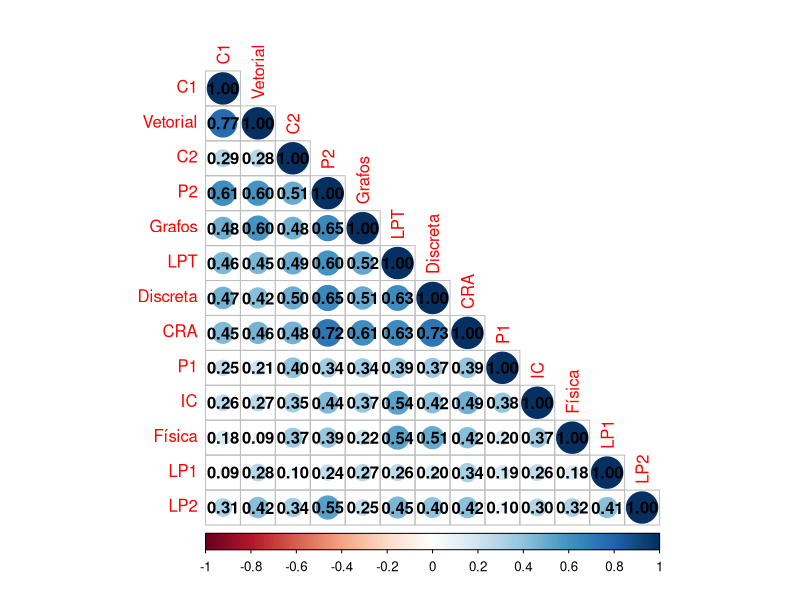
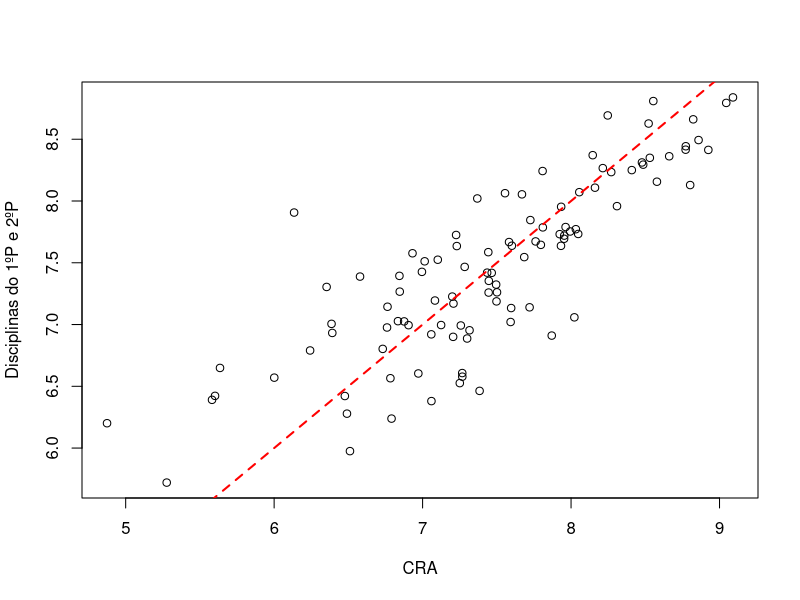
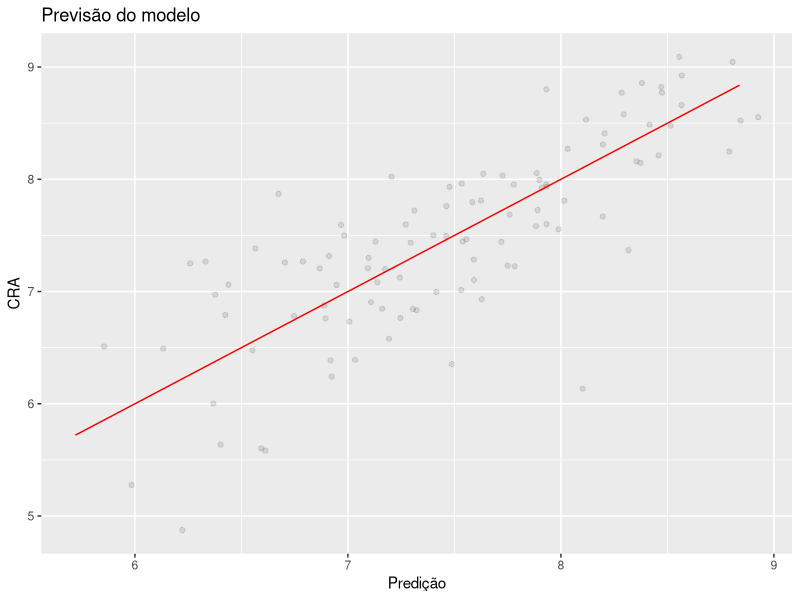
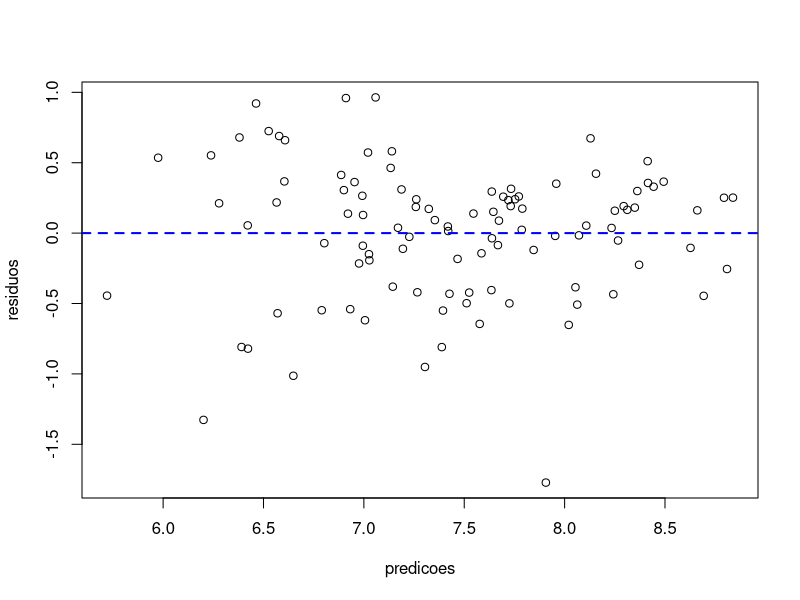
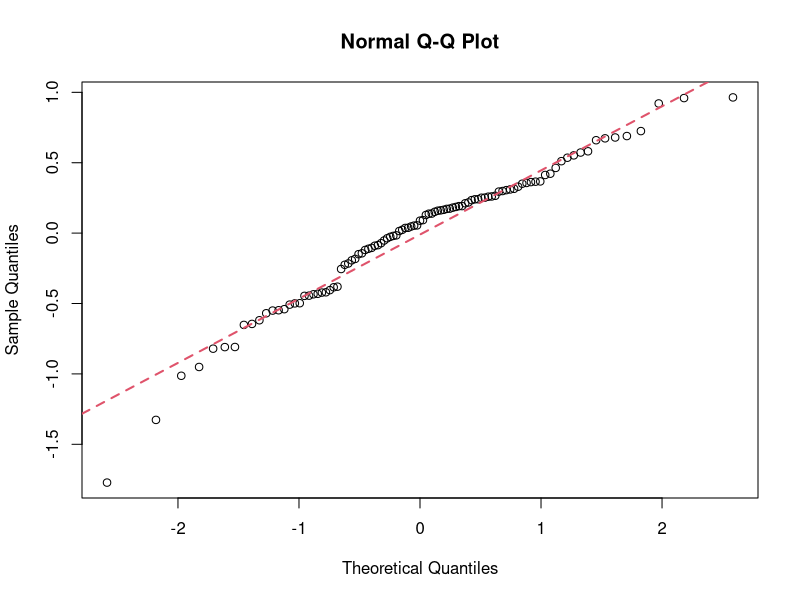
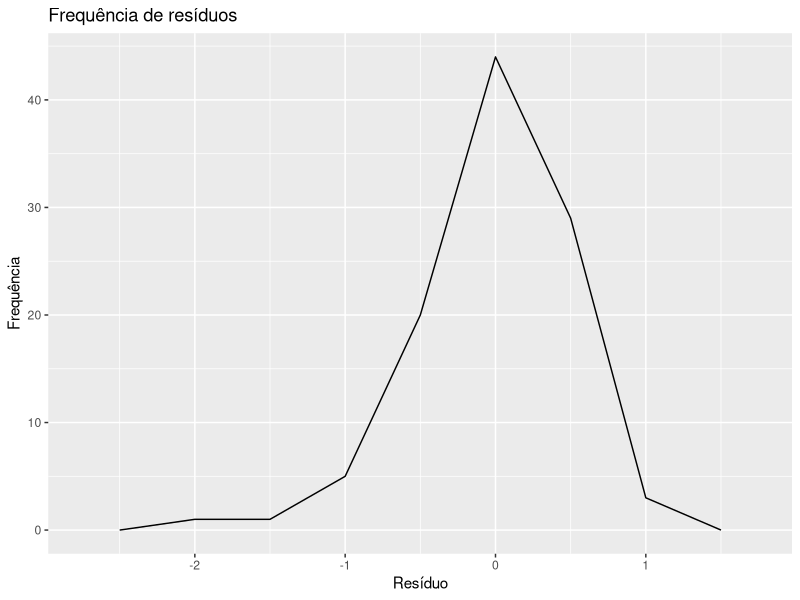
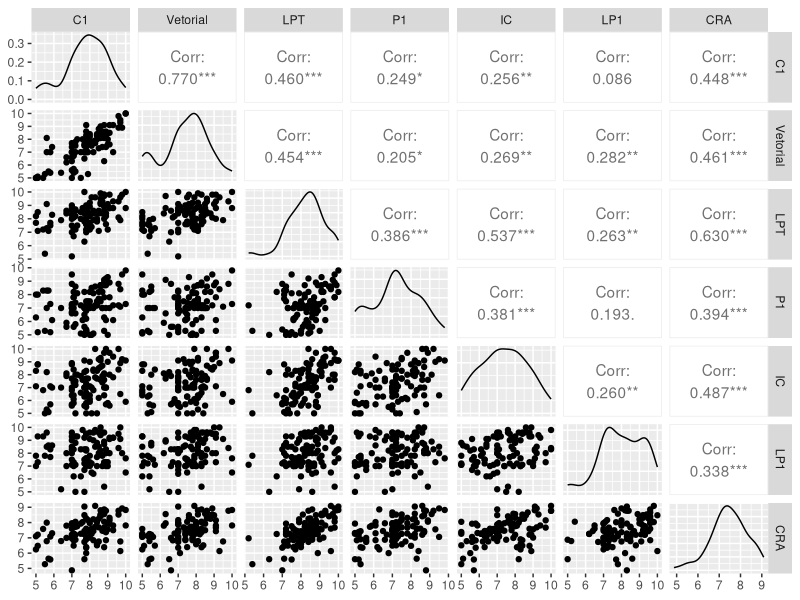
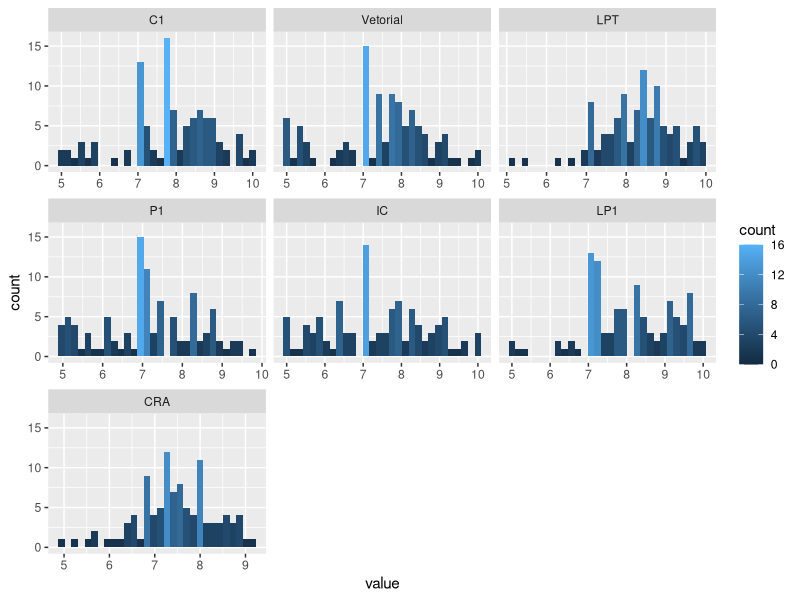

Here is the R script that generated these plots, in order:
## ---- chunk 1
library(dplyr)
library(reshape2)
library(GGally)
library(ggplot2)
library(corrplot)
## ---- chunk 2
dados <- read.csv("dados/graduados.csv")
## ---- chunk 3
#ordenando os dados pela matrícula
graduados <- dados %>%
  arrange(matricula)

#filtrando dados e removendo os NaNs
graduados.clean <- graduados %>%
  filter(!is.na(media))

#calculando CRA dos alunos e salvando numa coluna
graduados.cra <- graduados.clean %>%
  group_by(matricula) %>%
  mutate(cra.contrb = media*creditos) %>%
  summarise(cra = sum(cra.contrb)/sum(creditos))

#utilizando a função dcast para deixar o dataset na forma ideal para a análise
graduados.model.input <- graduados.clean %>%
  group_by(matricula, disciplina) %>%
  filter(media == max(media))%>%
  ungroup() %>%
  select(matricula, disciplina, media) %>%
  mutate(disciplina = as.factor(gsub(" ", ".", disciplina))) %>%
  dcast(matricula ~disciplina, mean) %>%
  merge(graduados.cra)
## ---- chunk 4

#selecionando cra e disciplinas do primeiro e segundo período
p1.p2 <- graduados.model.input %>%
  select(Laboratório.de.Programação.I, Programação.I, Introdução.à.Computação, Cálculo.Diferencial.e.Integral.I, Álgebra.Vetorial.e.Geometria.Analítica, Leitura.e.Produção.de.Textos, Cálculo.Diferencial.e.Integral.II, Matemática.Discreta, Programação.II, Teoria.dos.Grafos, Fundamentos.de.Física.Clássica, Laboratório.de.Programação.II, cra)

#renomeando colunas
colnames(p1.p2) <- c("C1", "Vetorial", "LPT", "P1", "IC", "LP1","C2", "Discreta", "P2", "Grafos", "Física", "LP2", "CRA")

#removendo NaNs
p1.p2 <- na.omit(p1.p2)

#calculando modelo linear
lm.p1p2 <-lm(CRA ~ ., p1.p2)

summary(lm.p1p2)
## ---- chunk 5
#calculando matriz de correlação
correlationMatrix <- cor(p1.p2)

#utlizamos a bibliota corrplot para montar o gráfico com as correlações
corrplot(correlationMatrix, method="circle", type="lower", order="hclust", addCoef.col = "black")
## ---- chunk 6
lm.p1p2.melhorado <-lm(CRA ~ . -LPT, p1.p2)
summary(lm.p1p2.melhorado)
## ---- chunk 7
lm.p1p2.melhorado2 <-lm(CRA ~ Discreta + P2 + Grafos + LP1, p1.p2)
summary(lm.p1p2.melhorado2)
## ---- chunk 8
predicoes = predict.lm(lm.p1p2.melhorado ,p1.p2)

#plot modelo
plot(p1.p2$CRA ,predicoes , xlab="CRA", ylab="Disciplinas do 1ºP e 2ºP")
abline(0,1,col="red",lty=2,lwd=2)

#plot do modelo
prediction <- predict(lm.p1p2.melhorado)

lm_prediction <- data.frame(pred = prediction, obs = p1.p2$CRA)

ggplot(lm_prediction, aes(pred, obs)) +  geom_point(alpha = 0.1, position = position_jitter(width = 0.3)) + 
  labs(title="Previsão do modelo", x= "Predição", y="CRA") +  
  geom_line(aes(y = predict(lm.p1p2.melhorado, p1.p2)), colour = "red")

## ---- chunk 9
residuos = p1.p2$CRA - predicoes

#plot residuos
plot(predicoes,residuos)
abline(h=0,col="blue",lty=2,lwd=2)
## ---- chunk 10
qqnorm(residuos)
qqline(residuos, col = 2,lwd=2,lty=2)
## ---- chunk 11
ggplot(lm.p1p2.melhorado, aes(.resid)) + labs(title="Frequência de resíduos", x= "Resíduo", y="Frequência") + 
  geom_freqpoly(binwidth = 0.5) 
## ---- chunk 12
#filtrando disciplinas
primeiro.periodo <- p1.p2 %>%
  select(C1, Vetorial, LPT, P1, IC, LP1, CRA)

#removendo NaNs
primeiro.periodo <- na.omit(primeiro.periodo)

#plotando relacionamento entra as disciplinas
ggpairs(primeiro.periodo)

#utilizamos a função melt para transformar os dados e podermos ter o plot dos histogramas de todas as disciplinas
df1 <- melt(primeiro.periodo)

#plotando histogramas
ggplot(df1,aes(x = value)) + 
    facet_wrap(~variable, scales = "free_x") + 
    geom_histogram(aes(fill=..count..))
## ---- chunk 13
#calculando matriz de correlação
correlationMatrix1 <- cor(primeiro.periodo)

#utlizamos a bibliota corrplot para montar o gráfico com as correlações
corrplot(correlationMatrix1, method="circle", type="lower", order="hclust", addCoef.col = "black")
## ---- chunk 14
lm.p1.completo <- lm(primeiro.periodo$CRA ~ ., primeiro.periodo)
summary(lm.p1.completo)
## ---- chunk 15
lm.p1 <- lm(primeiro.periodo$CRA ~ . -LP1, primeiro.periodo)
summary(lm.p1)
## ---- chunk 16
#filtrando disciplinas
segundo.periodo <- p1.p2 %>%
  select(C2, Discreta, P2, Grafos, Física, LP2, CRA)

#removendo NaNs
segundo.periodo <- na.omit(segundo.periodo)

#plotando relacionamento entra as disciplinas
ggpairs(segundo.periodo)

#utilizamos a função melt para transformar os dados e podermos ter o plot dos histogramas de todas as disciplinas
df1 <- melt(segundo.periodo)

#plotando histogramas
ggplot(df1,aes(x = value)) + 
    facet_wrap(~variable, scales = "free_x") + 
    geom_histogram(aes(fill=..count..))
## ---- chunk 17
#calculando matriz de correlação
correlationMatrix2 <- cor(segundo.periodo)

#utlizamos a bibliota corrplot para montar o gráfico com as correlações
corrplot(correlationMatrix2, method="circle", type="lower", order="hclust", addCoef.col = "black")
